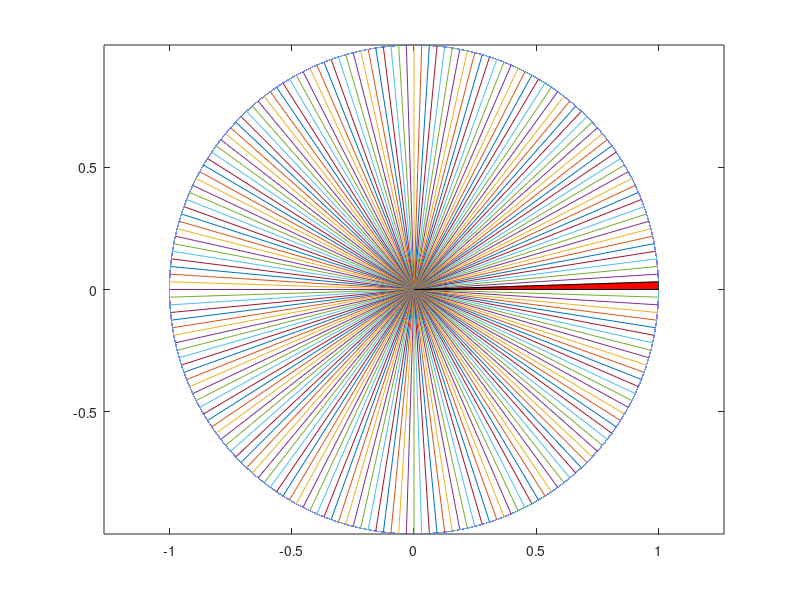

MATLAB code for this plot:
%Program to create to graphically display the division of a circle into N
%parts

N = 200                       % Number Of Segments
a = linspace(0, 2*pi, N*1000);
r = 1;
x = r*cos(a);
y = r*sin(a);
sect = linspace(0, 360/N)/180*pi;

figure(1)
plot(x, y)

hold on
plot([zeros(1,N); x(1:1000:end)], [zeros(1,N); y(1:1000:end)])
patch([0 cos(sect) 0], [0 sin(sect) 0] ,'r')
hold off
axis equal
